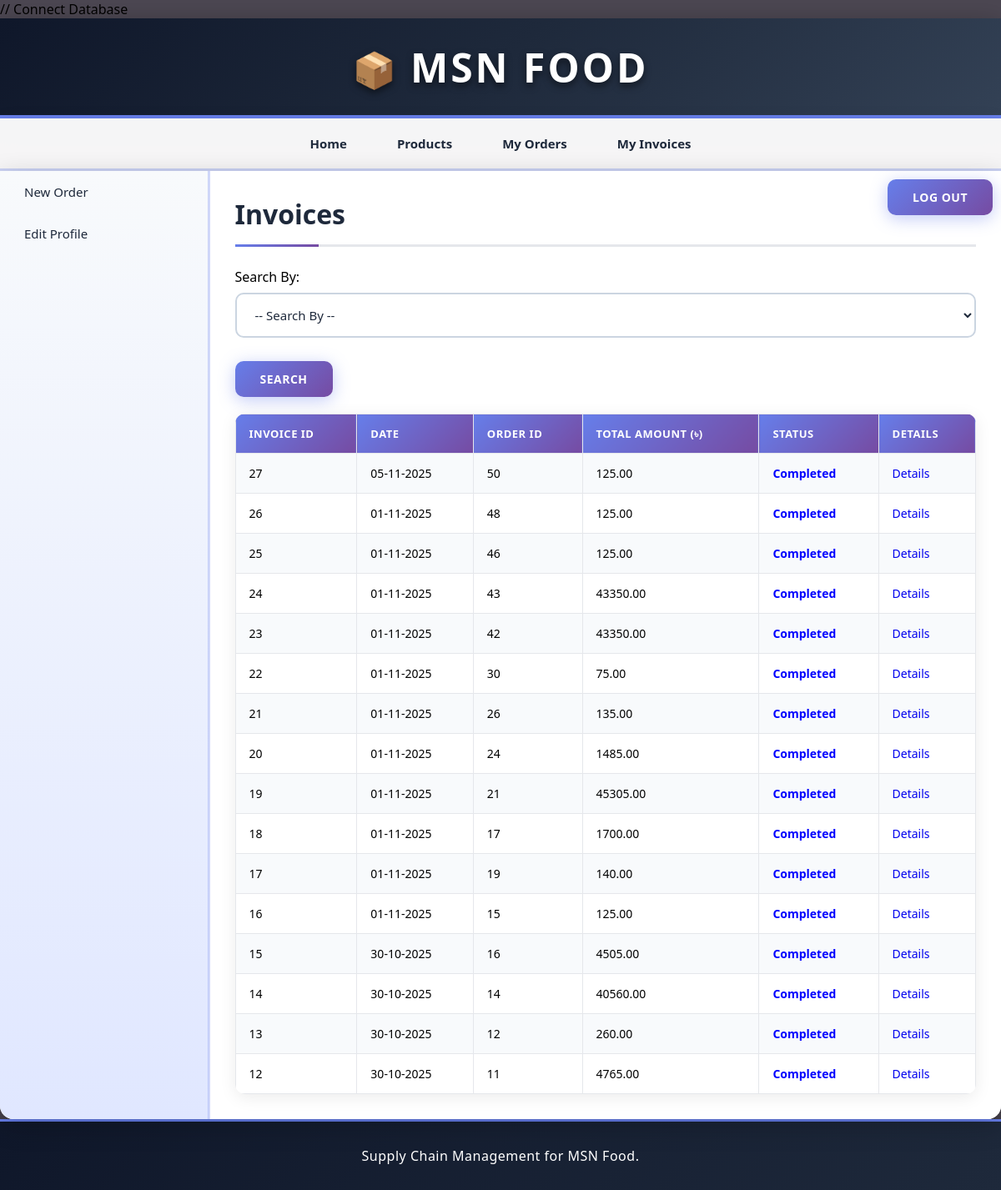
/retailer/view_my_invoices.php (signed in), run on the app's committed database.
### tables this page shows
CREATE TABLE `invoice` (
  `invoice_id` int(11) NOT NULL,
  `order_id` int(11) NOT NULL,
  `manufacturer_id` int(11) NOT NULL,
  `invoice_date` date NOT NULL,
  `total_amount` decimal(10,2) NOT NULL,
  `status` varchar(20) NOT NULL DEFAULT 'Pending'
);

CREATE TABLE `orders` (
  `order_id` int(11) NOT NULL,
  `retailer_id` int(11) NOT NULL,
  `assigned_manufacturer_id` int(11) DEFAULT NULL,
  `date` date NOT NULL,
  `total_amount` decimal(10,2) NOT NULL,
  `approved` tinyint(1) NOT NULL DEFAULT 0,
  `status` tinyint(1) NOT NULL DEFAULT 0,
  `cancellation_reason` text DEFAULT NULL,
  `cancelled_by` varchar(50) DEFAULT NULL,
  `cancelled_date` datetime DEFAULT NULL
);

### retailer/view_my_invoices.php (the view, shortened to what this page needs)
<?php
	require("../includes/config.php");
		if(isset($_SESSION['retailer_login'])) {
			if($_SESSION['retailer_login'] == true) {
				$retailer_id = $_SESSION['retailer_id'];
			if($_SERVER['REQUEST_METHOD'] == "POST") {
				if(isset($_POST['cmbFilter'])) {
					if(!empty($_POST['txtInvoiceId'])) {
						$result = validate_number($_POST['txtInvoiceId']);
						if($result == 1) {
							$invoice_id = $_POST['txtInvoiceId'];
							$query_selectInvoice = "SELECT i.*, r.retailer_name, r.retailer_phone, a.area_name, o.order_id
													FROM invoice i
													JOIN orders o ON i.order_id = o.order_id
													JOIN retailer r ON o.retailer_id = r.retailer_id
													JOIN area a ON r.area_id = a.area_id
													WHERE i.invoice_id='$invoice_id' AND o.retailer_id='$retailer_id'";
							$result_selectInvoice = mysqli_query($con,$query_selectInvoice);
							$row_selectInvoice = mysqli_fetch_array($result_selectInvoice);
							if(empty($row_selectInvoice)){
							   $error = "* No invoice was found with this ID";
							}
							else {
								mysqli_data_seek($result_selectInvoice,0);
							}
						}
						else {
							$error = "* Invalid ID";
						}
					}
					else if(!empty($_POST['txtOrderId'])) {
						$result = validate_number($_POST['txtOrderId']);
						if($result == 1) {
							$order_id = $_POST['txtOrderId'];
							$query_selectInvoice = "SELECT i.*, r.retailer_name, r.retailer_phone, a.area_name, o.order_id
													FROM invoice i
													JOIN orders o ON i.order_id = o.order_id
													JOIN retailer r ON o.retailer_id = r.retailer_id
													JOIN area a ON r.area_id = a.area_id
													WHERE i.order_id='$order_id' AND o.retailer_id='$retailer_id'";
							$result_selectInvoice = mysqli_query($con,$query_selectInvoice);
							$row_selectInvoice = mysqli_fetch_array($result_selectInvoice);
							if(empty($row_selectInvoice)){
							   $error = "* No invoice was found with this ID";
							}
							else {
								mysqli_data_seek($result_selectInvoice,0);
							}
						}
						else {
							$error = "* Invalid ID";
						}
					}
					else if(!empty($_POST['txtDate'])) {
						$date = $_POST['txtDate'];
						$query_selectInvoice = "SELECT i.*, r.retailer_name, r.retailer_phone, a.area_name, o.order_id
												FROM invoice i
												JOIN orders o ON i.order_id = o.order_id
												JOIN retailer r ON o.retailer_id = r.retailer_id
												JOIN area a ON r.area_id = a.area_id
												WHERE i.invoice_date='$date' AND o.retailer_id='$retailer_id'";
						$result_selectInvoice = mysqli_query($con,$query_selectInvoice);
						$row_selectInvoice = mysqli_fetch_array($result_selectInvoice);
						if(empty($row_selectInvoice)){
						   $error = "* No invoice was found with the selected Date";
						}
						else {
							mysqli_data_seek($result_selectInvoice,0);
						}
					}
					else {
						$error = "* Please enter the data to search for.";
					}
				}
				else {
					$error = "Please choose an option to search for.";
				}
			}
			else {
				$query_selectInvoice = "SELECT i.*, r.retailer_name, r.retailer_phone, a.area_name, o.order_id
										FROM invoice i
										JOIN orders o ON i.order_id = o.order_id
										JOIN retailer r ON o.retailer_id = r.retailer_id
										JOIN area a ON r.area_id = a.area_id
									WHERE o.retailer_id='$retailer_id'
									ORDER BY CASE WHEN i.status = 'Cancelled' THEN 1 ELSE 0 END, i.invoice_date DESC";
				$result_selectInvoice = mysqli_query($con,$query_selectInvoice);
			}
		}
		else {
			header('Location:../index.php');
		}
	}
	else {
		header('Location:../index.php');
	}
?>
<!DOCTYPE html>
<html>
<head>
	<link rel="stylesheet" href="../includes/main_style.css" >
	<link rel="stylesheet" href="css/smoothness/jquery-ui.css">
</head>
<body>
	<?php
		include("../includes/header.inc.php");
		include("../includes/nav_retailer.inc.php");
		include("../includes/aside_retailer.inc.php");
	?>
	<section>
		<h1>Invoices</h1>
		<form action="" method="POST" class="form">
		Search By:
		<div class="input-box">
		<select name="cmbFilter" id="cmbFilter">
		<option value="" disabled selected>-- Search By --</option>
		</select>
		</div>
		<input type="submit" class="submit_button" value="Search" />
		</form>
		<form action="" method="POST" class="form">
		<table class="table_displayData" style="margin-top:20px;">
			<tr>
				<th> Invoice ID </th>
				<th> Date </th>
				<th> Order ID </th>
				<th> Total Amount (৳) </th>
				<th> Status </th>
				<th> Details </th>
			</tr>
			<?php while($row_selectInvoice = mysqli_fetch_array($result_selectInvoice)) { ?>
			<tr>
				<td> <?php echo $row_selectInvoice['invoice_id']; ?> </td>
				<td> <?php echo date("d-m-Y",strtotime($row_selectInvoice['invoice_date'])); ?> </td>
				<td> <?php echo $row_selectInvoice['order_id']; ?> </td>
				<td> <?php echo $row_selectInvoice['total_amount']; ?> </td>
				<td>
					<?php
						$status = $row_selectInvoice['status'];
						if($status == 'Paid') {
							$color = 'green';
						} elseif($status == 'Completed') {
							$color = 'blue';
						} else {
							$color = 'orange';
						}
					?>
					<span style="color: <?php echo $color; ?>; font-weight: bold;">
						<?php echo $status; ?>
					</span>
				</td>
				<td> <a href="view_invoice_items.php?id=<?php echo $row_selectInvoice['invoice_id']; ?>">Details</a> </td>
			</tr>
			<?php } ?>
		</table>
		</form>
	</section>
	<?php
		include("../includes/footer.inc.php");
	?>
</body>
</html>

### includes/main_style.css (style rules this page uses)
* { font-family: "Segoe UI", Tahoma, Geneva, Verdana, sans-serif; margin: 0; padding: 0; box-sizing: border-box; }
body { width: 100%; max-width: 1600px; margin: 0 auto; background: linear-gradient(135deg, #4c4752 0%, #4c4752 100%); background-attachment: fixed; min-height: 100vh; }
a { text-decoration: none; transition: all 0.3s ease; }
.input-box { display: block; margin: 8px 0; }
.input-box select { width: 100%; padding: 14px 18px; border: 2px solid #cbd5e1; border-radius: 10px; font-size: 15px; background: rgba(255, 255, 255, 0.7); transition: all 0.3s ease; color: #1e293b; font-weight: 500; cursor: pointer; }
.submit_button { font-size: 16px; margin-top: 20px; margin-right: 10px; padding: 12px 30px; background: linear-gradient(135deg, #667eea 0%, #764ba2 100%); border: none; color: white; border-radius: 10px; font-weight: 700; cursor: pointer; transition: all 0.3s ease; box-shadow: 0 4px 20px rgba(102, 126, 234, 0.4); letter-spacing: 0.5px; text-transform: uppercase; font-size: 14px; }
section { width: 100%; padding: 30px; min-height: 500px; }
section h1 { margin-bottom: 25px; font-weight: 700; color: #1e293b; font-size: 32px; padding-bottom: 15px; border-bottom: 3px solid #e5e7eb; position: relative; }
section h1::after { content: ""; position: absolute; bottom: -3px; left: 0; width: 100px; height: 3px; background: linear-gradient(90deg, #667eea 0%, #764ba2 100%); }
table { border-collapse: collapse; width: 100%; }
.table_displayData { box-shadow: 0 4px 20px rgba(0, 0, 0, 0.08); border-radius: 12px; overflow: hidden; background: white; }
.table_displayData td, .table_displayData th { border: 1px solid #e5e7eb; padding: 14px 16px; text-align: left; font-size: 14px; }
.table_displayData th { background: linear-gradient(135deg, #667eea 0%, #764ba2 100%); color: white; font-weight: 600; text-transform: uppercase; letter-spacing: 0.5px; font-size: 13px; }
.table_displayData tr:nth-child(even) { background-color: #f8fafc; }

### data on the page
invoice: invoice_id "27", invoice_date "05-11-2025", order.order_id "50", total_amount "125.00", status "Completed"
invoice: invoice_id "26", invoice_date "01-11-2025", order.order_id "48", total_amount "125.00", status "Completed"
invoice: invoice_id "25", invoice_date "01-11-2025", order.order_id "46", total_amount "125.00", status "Completed"
invoice: invoice_id "24", invoice_date "01-11-2025", order.order_id "43", total_amount "43350.00", status "Completed"
invoice: invoice_id "23", invoice_date "01-11-2025", order.order_id "42", total_amount "43350.00", status "Completed"
invoice: invoice_id "22", invoice_date "01-11-2025", order.order_id "30", total_amount "75.00", status "Completed"
invoice: invoice_id "21", invoice_date "01-11-2025", order.order_id "26", total_amount "135.00", status "Completed"
invoice: invoice_id "20", invoice_date "01-11-2025", order.order_id "24", total_amount "1485.00", status "Completed"
invoice: invoice_id "19", invoice_date "01-11-2025", order.order_id "21", total_amount "45305.00", status "Completed"
invoice: invoice_id "18", invoice_date "01-11-2025", order.order_id "17", total_amount "1700.00", status "Completed"
invoice: invoice_id "17", invoice_date "01-11-2025", order.order_id "19", total_amount "140.00", status "Completed"
invoice: invoice_id "16", invoice_date "01-11-2025", order.order_id "15", total_amount "125.00", status "Completed"
invoice: invoice_id "15", invoice_date "30-10-2025", order.order_id "16", total_amount "4505.00", status "Completed"
invoice: invoice_id "14", invoice_date "30-10-2025", order.order_id "14", total_amount "40560.00", status "Completed"
invoice: invoice_id "13", invoice_date "30-10-2025", order.order_id "12", total_amount "260.00", status "Completed"
invoice: invoice_id "12", invoice_date "30-10-2025", order.order_id "11", total_amount "4765.00", status "Completed"
